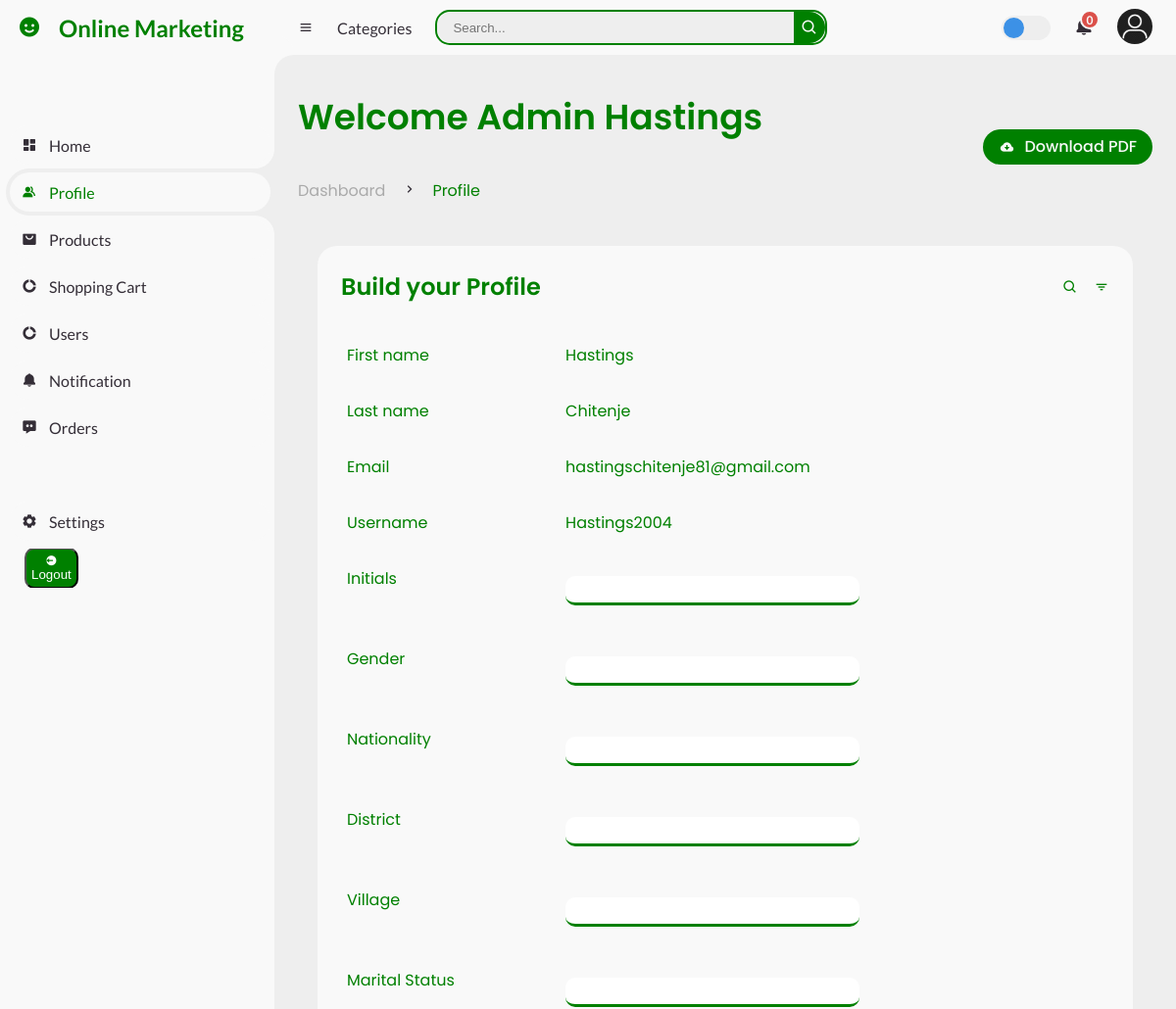
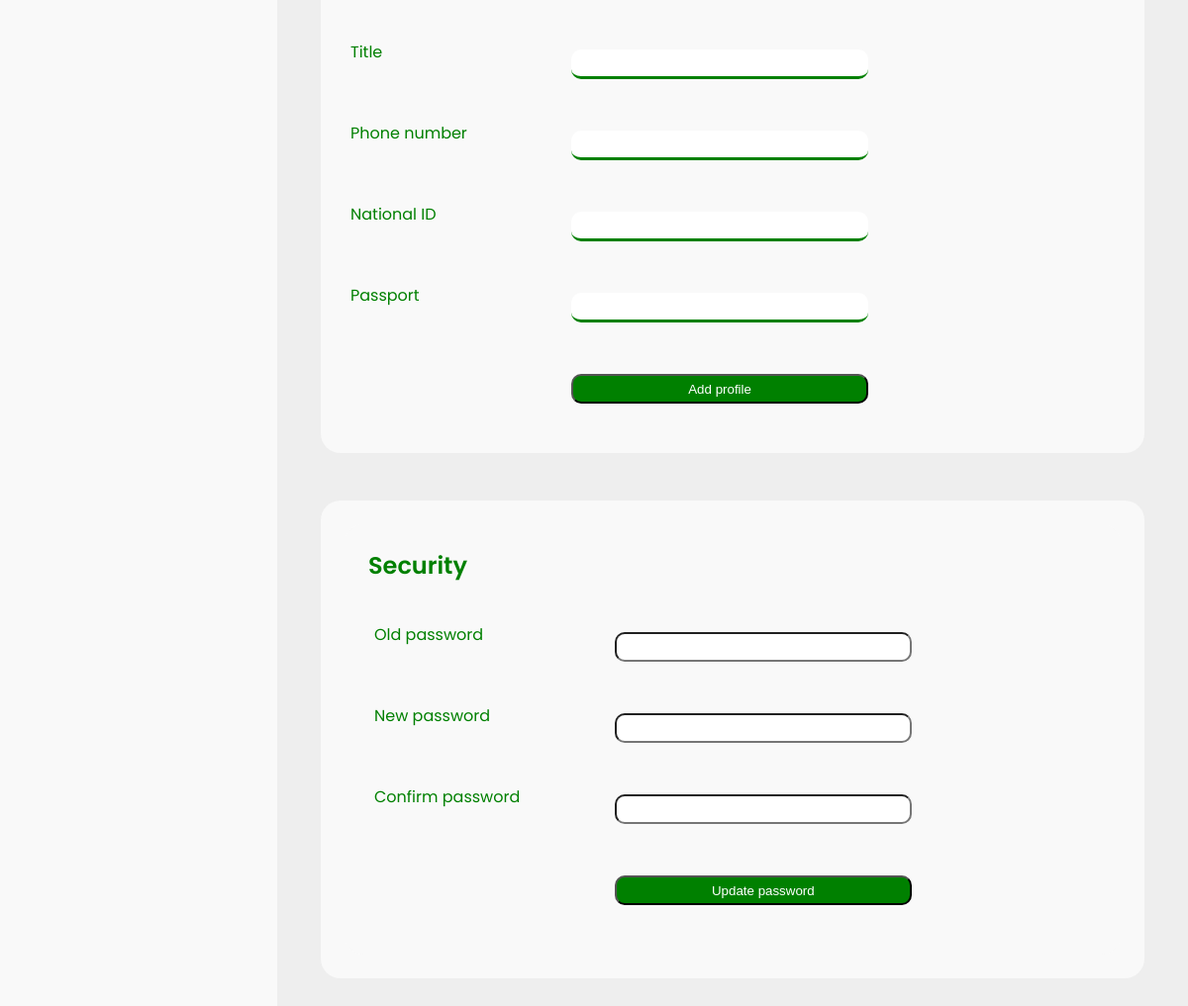
Screenshot of /admin/profile.php (signed in) with the database file from the repository (2 pictures, top to bottom).
### tables this page shows
CREATE TABLE `users` (
  `user_id` int(11) NOT NULL,
  `first_name` varchar(30) NOT NULL,
  `last_name` varchar(30) NOT NULL,
  `user_email` varchar(50) NOT NULL,
  `username` varchar(30) NOT NULL,
  `user_password` longtext NOT NULL
);

### database/database.php (called while the page is built)
<?php
class Database{
    private $server = 'localhost';
    private $username = 'root';
    private $password = '';
    private $dbname = 'online_marketing';
    protected function connect(){
        try {
            $pdo = new PDO("mysql:host=$this->server;dbname=$this->dbname", $this->username, $this->password);
            $pdo->setAttribute(PDO::ATTR_ERRMODE, PDO::ERRMODE_EXCEPTION);
            return $pdo;
        } catch (PDOException $e) {
            echo 'Error connecting '. $e->getMessage();
        }
    }
}

### classes/profile.class.php (the view, shortened to what this page needs)
<?php
class Profile extends Database{
    public function add_profile($user_id){
        $stmt = $this -> connect() -> prepare("SELECT * FROM users WHERE user_id = ?");
        if(!$stmt -> execute(array($user_id)) ){
            $stmt = null;
            echo"error in execute statement";
            exit();
        }
       $user_details = $stmt -> fetchAll(PDO::FETCH_ASSOC);
       $stmt = $this -> connect() -> prepare("SELECT * FROM user_profile WHERE user_id = ?");
        if($stmt -> rowCount() == 0){
       echo "
            <div class='table-data'>
                <div class='order'>
					<div class='head'>
						<h3>Build your Profile</h3>
						<i class='bx bx-search' ></i>
						<i class='bx bx-filter' ></i>
					</div>
                    <form action='profile.php' method='post'>
                        <table>
                            <tr>
                                <td>First name</td>
                                <td> ".$user_details[0]['first_name']." </td>
                            </tr>
                            <tr>
                                <td>Last name</td>
                                <td> ".$user_details[0]['last_name']."</td>
                            </tr>
                            <tr>
                                <td>Email</td>
                                <td> ".$user_details[0]['user_email']." </td>
                            </tr>
                            <tr>
                                <td>Username</td>
                                <td> ".$user_details[0]['username']." </td>
                            </tr>
                            <tr>
                                <td>Initials</td>
                                <td> <input type='text' name='initial' value=''style='border:none; border-bottom: 3px solid green; padding: 5px;' required></td>
                            </tr>
                            <tr>
                                <td>Gender</td>
                                <td> <input type='text' name='gender' value=''style='border:none; border-bottom: 3px solid green; padding: 5px;'required> </td>
                            </tr>
                            <tr>
                                <td>Nationality</td>
                                <td> <input type='text' name='nationality' value=''style='border:none; border-bottom: 3px solid green; padding: 5px;'required> </td>
                            </tr>
                            <tr>
                                <td>District</td>
                                <td> <input type='text' name='district' value=''style='border:none; border-bottom: 3px solid green; padding: 5px;'required> </td>
                            </tr>
                            <tr>
                                <td>Village</td>
                                <td> <input type='text' name='village' value=''style='border:none; border-bottom: 3px solid green; padding: 5px;'required> </td>
                            </tr>
                            <tr>
                                <td>Marital Status</td>
                                <td> <input type='text' name='marital-status' value=''style='border:none; border-bottom: 3px solid green; padding: 5px;'required></td>
                            </tr>
                            <tr>
                                <td>Title</td>
                                <td> <input type='text' name='title' value=''style='border:none; border-bottom: 3px solid green; padding: 5px;'required> </td>
                            </tr>
                            <tr>
                                <td>Phone number</td>
                                <td> <input type='text' name='phone' value=''style='border:none; border-bottom: 3px solid green; padding: 5px;' required> </td>
                            </tr>
                            <tr>
                                <td>National ID</td>
                                <td> <input type='text' name='national-id' value=''style='border:none; border-bottom: 3px solid green; padding: 5px;' required> </td>
                            </tr>
                            <tr>
                                <td>Passport</td>
                                <td> <input type='text' name='passport' value=''style='border:none; border-bottom: 3px solid green; padding: 5px;'required> </td>
                            </tr>
                            <tr>
                                <td></td>
                                <td> <button type='submit' name='save'>Add profile</button> </td>
                            </tr>
                        </table>
                    </form>
                </div>
                 <div class='table-data'>
                <div class='order'>
                <div class='head'>
                            <h3>Security</h3>
                        </div>
                        <div>
                            <form action='profile.php' method='post'>
                                <table>
                                    <tr>
                                        <td><span>Old password</span></td>
                                        <td><input type='password' name='old-password' id='old-password' requred></td>
                                    </tr>
                                    <tr>
                                        <td><span>New password</span></td>
                                        <td><input type='password' name='new-password' id='new-password' required></td>
                                    </tr>
                                    <tr>
                                        <td><span>Confirm password</span></td>
                                        <td><input type='password' name='cpassword' id='cpassword' requred></td>
                                    </tr>
                                    <tr>
                                        <td></td>
                                        <td><button type='submit' name='change' id=''>Update password</button></td>
                                    </tr>
                                </table>
                            </form>
                        </div>
				</div>
			</div> ";
            exit();
        }
    }
}

### css/style.css (style rules this page uses)
* { margin: 0; padding: 0; box-sizing: border-box; }
:root { --poppins: 'Poppins', sans-serif; --lato: 'Lato', sans-serif; --light: #F9F9F9; --blue: #3C91E6; --light-blue: #CFE8FF; --grey: #eee; --dark-grey: #AAAAAA; --dark: #342E37; --red: #DB504A; --yellow: #FFCE26; --light-yellow: #FFF2C6; --orange: #FD7238; --light-orange: #FFE0D3; }
html { overflow-x: hidden; }
body { background: var(--grey); overflow-x: hidden; }
#content main .table-data { display: flex; flex-wrap: wrap; grid-gap: 24px; margin-top: 24px; width: 100%; color: var(--dark); color: green; padding: 20px; }
#content main .table-data input { border-radius: 10px; height: 30px; width: 300px; margin-top: 10px; margin-bottom: 10px; }
#content main .table-data button { border-radius: 10px; height: 30px; width: 300px; margin-top: 10px; margin-bottom: 10px; background-color: green; color: white; }
#content main .table-data > div { border-radius: 20px; background: var(--light); padding: 24px; overflow-x: auto; }
#content main .table-data .head { display: flex; align-items: center; grid-gap: 16px; margin-bottom: 24px; }
#content main .table-data .head h3 { margin-right: auto; font-size: 24px; font-weight: 600; }
#content main .table-data .head .bx { cursor: pointer; }
#content main .table-data .order { flex-grow: 1; flex-basis: 500px; }
#content main .table-data .order table { width: 100%; border-collapse: collapse; }
#content main .table-data .order table td { padding: 16px 0; }
#content main .table-data .order table tr td:first-child { display: flex; align-items: center; grid-gap: 12px; padding-left: 6px; }

### rows the page displays
users: first_name "Hastings", last_name "Chitenje", user_email "hastingschitenje81@gmail.com", username "Hastings2004"

### other values shown
$unread "0"
$_SESSION['first_name'] "Hastings"
